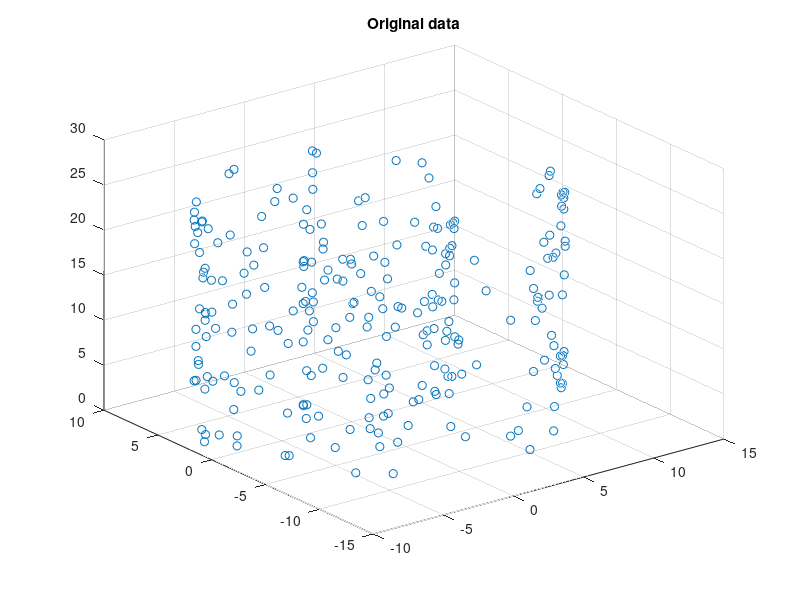

MATLAB code for this plot: (Note: this script raises an error after producing the figure.)
function test_spectral_clustering_swiss_roll()

    close_figures();

    % create swiss roll data
    N = 2^8;%2^11; % number of points considered
    t = rand(1,N);
    t = sort(4*pi*sqrt(t))'; 

    %t = sort(generateRVFromRand(2^11,@(x)1/32/pi^2*x,@(x)4*pi*sqrt(x)))';
    z = 8*pi*rand(N,1); % random heights
    x = (t+.1).*cos(t);
    y = (t+.1).*sin(t);
    data = [x,y,z]; % data of interest is in the form of a n-by-3 matrix

    % visualize the data
    cmap = jet(N);
    scatter3(x,y,z);%,20,cmap);
    title('Original data');
    
    for k = 2:6
        test_swiss_spectral_clustering_procedure(data, k, ...
                    @egaebel_unnorm_spectral_clustering);
    end
end

function test_swiss_spectral_clustering_procedure(data, K, spectral_fun)

    epsilons = transpose(1.0:1.0:5.0);
    sigmas = transpose(1.0:1.0:10.0);

    epsilon_graph_gens = cell(size(epsilons, 1), 1);
    simga_graph_gens = cell(size(sigmas, 1), 1);
    
    % Generate epsilons
    for i = 1:size(epsilons, 1)
        epsilon_graph_gens{i} = ...
            @(data) generate_epsilon_neighborhood_similarity_graph(data, ...
                                                                    epsilons(i));
    end
    
    % Generate sigmas
    for i = 1:size(sigmas, 1)
        simga_graph_gens{i} = ...
            @(data) generate_gaussian_similarity_graph(data, sigmas(i));
    end

    % Epsilon neighborhood similarity graphs
    %{
    for i = 1:size(epsilons, 1)
        fprintf('epsilon %f\n', epsilons(i))
        [clustered_data, means] = spectral_fun(data, ...
                @(data)(generate_epsilon_neighborhood_similarity_graph(data, epsilons(i))), ...
                K);
        % epsilon_graph_gens{i}, ...
        % means
        spectral_clustering_name = ...
                sprintf('Spectral Clustering--Epsilon--%f', epsilons(i));
        scatter3_clusters_plot(clustered_data, means, spectral_clustering_name);
        return
    end
    %}
    
    % Gaussian similarity graphs
    %
    for i = 1:size(sigmas, 1)
        [clustered_data, means] = spectral_fun(data, ...
                @(data)(generate_gaussian_similarity_graph(data, sigmas(i))), ...
                K);
        % means

        spectral_clustering_name = ...
                sprintf('Spectral Clustering--Gaussian--%f', sigmas(i));
        scatter3_clusters_plot(clustered_data, means, spectral_clustering_name)
    end
    %}
    
    %test_kmeans_comp(data, K)
end

function scatter3_clusters_plot(clusters, means, fig_name)
    % Plot clusters---------------------------------------------------
    figure('name', fig_name);
    hold on
    fprintf('it IS here...\n')
    %
    if size(clusters, 1) >= 1 && size(clusters{1}, 1) > 0
        scatter3(clusters{1}(:, 1), clusters{1}(:, 2),  clusters{1}(:, 3), 20, 'bo')
    end
    if size(clusters, 1) >= 2 && size(clusters{2}, 1) > 0
        scatter3(clusters{2}(:, 1), clusters{2}(:, 2),  clusters{2}(:, 3), 20, 'go')
    end
    if size(clusters, 1) >= 3 && size(clusters{3}, 1) > 0
        scatter3(clusters{3}(:, 1), clusters{3}(:, 2),  clusters{3}(:, 3), 20, 'ro')
    end
    if size(clusters, 1) >= 4 && size(clusters{4}, 1) > 0
        scatter3(clusters{4}(:, 1), clusters{4}(:, 2),  clusters{4}(:, 3), 20, 'ko')
    end
    if size(clusters, 1) >= 5 && size(clusters{5}, 1) > 0
        scatter3(clusters{5}(:, 1), clusters{5}(:, 2),  clusters{5}(:, 3), 20, 'yo')
    end
    if size(clusters, 1) >= 6 && size(clusters{6}, 1) > 0
        scatter3(clusters{6}(:, 1), clusters{6}(:, 2), clusters{6}(:, 3), 20, 'co')
    end
    %}
    hold off
end

function test_kmeans_comp(data, K)

    % Run K-Means with 6 clusters (6 distributions!)
    MAX_ITERATIONS = 100;
    [clusters, ~, means] = egaebel_kmeans(data, K, MAX_ITERATIONS);
    means
                                                        
    scatter3_clusters_plot(clusters, means, 'K-Means')
end

function close_figures
    % Close all figures.
    window_handles = findall(0);
    delete(window_handles(2:end));
end